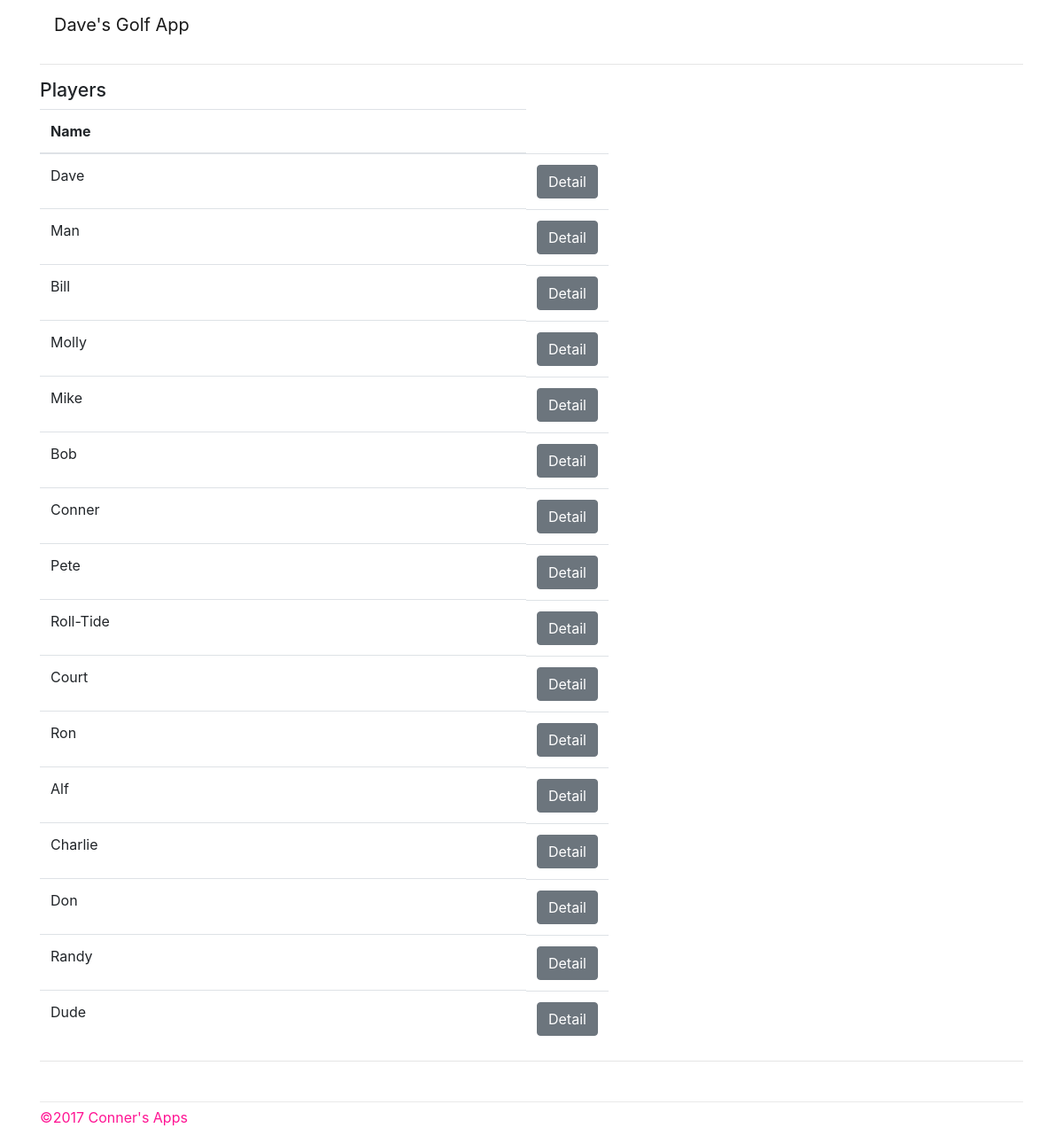
The page /player/ on the database its author committed.
### golf/models.py (models this page shows, shortened)
class Player(models.Model):
    name = models.CharField(max_length=50, unique=True)
    handicap = models.IntegerField()
    team = models.ForeignKey('Team', on_delete=models.CASCADE)
    def get_absolute_url(self):
        return reverse_lazy('golf:player:detail', kwargs={'pk': self.pk})

### golf/player/views.py (the view)
# urls.py: url(r'$', views.list, name='list'),
def list(request, **kwargs):
    players = Player.objects.order_by('handicap')
    return render(request, 'golf/player/list.html',
                {
                    'players': players,
                }
            )

### golf/templates/golf/player/list.html
{% extends 'layout.html' %}
{% block content %}
{% block pagetitle %}
<h2>Players</h2>
{% endblock %}
<table class="table table-hover">
    <thead>
        <tr>
          <th>Name</th>
        </tr>
    </thead>
    <tbody>
        {% for player in players %}
        <tr>
          <td class="clickable-obj" data-href="{{ player.get_absolute_url }}">
            {{ player.name }}
          </td>
          <td class="btn-group" align="right">
          <a role="button" class="btn btn-secondary confirm-leave"
            href="{% url "golf:player:detail" player.pk %}">Detail</a>
        </tr>
        {% endfor %}
    </tbody>
</table>
{% endblock %}

### core/static/golf/css/style.css (style rules this page uses)
#content h2 { font-size: 16pt; }

### rows shown on the page
Player: name "Dave"
Player: name "Man"
Player: name "Bill"
Player: name "Molly"
Player: name "Mike"
Player: name "Bob"
Player: name "Conner"
Player: name "Pete"
Player: name "Roll-Tide"
Player: name "Court"
Player: name "Ron"
Player: name "Alf"
Player: name "Charlie"
Player: name "Don"
Player: name "Randy"
Player: name "Dude"
